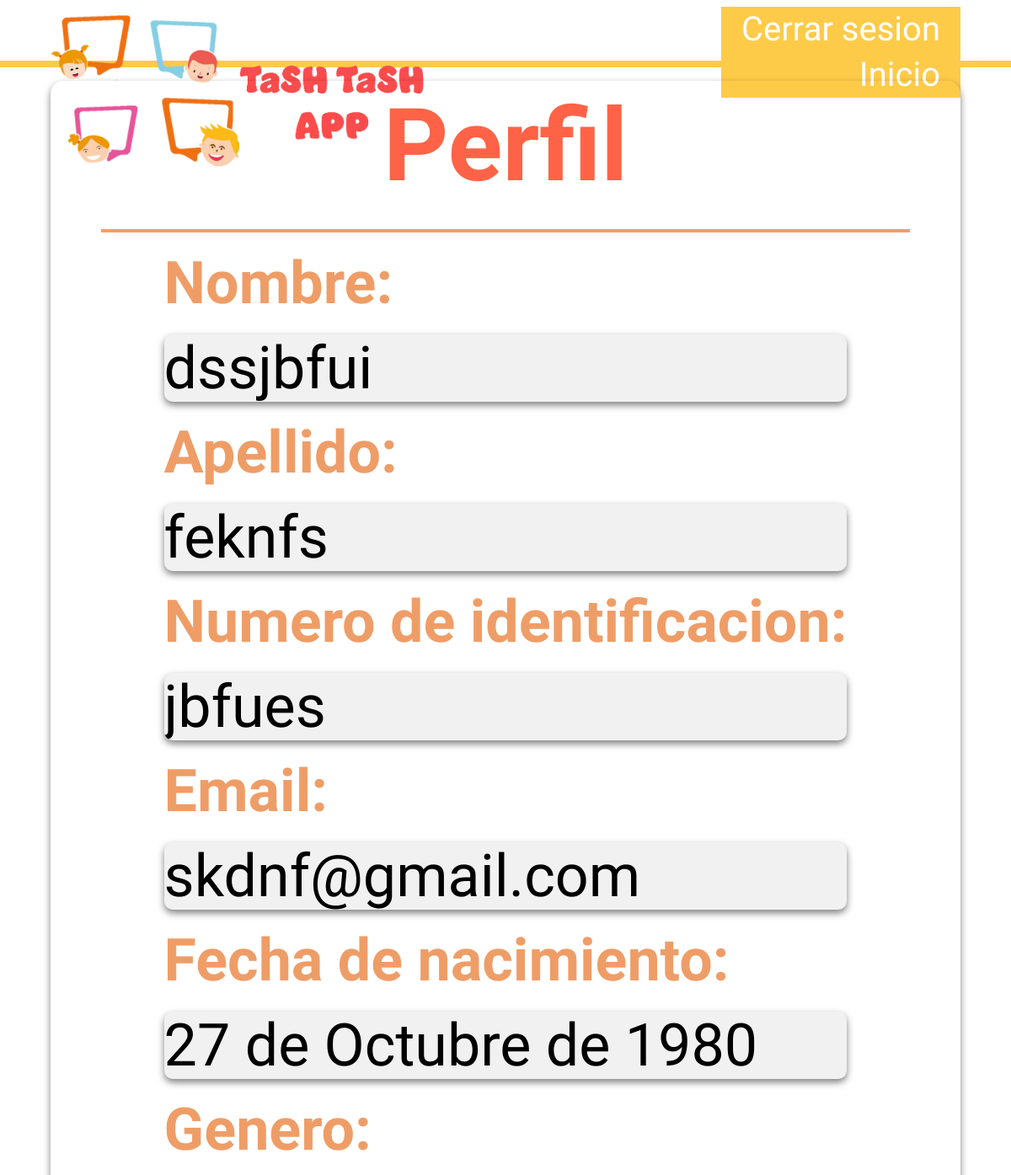
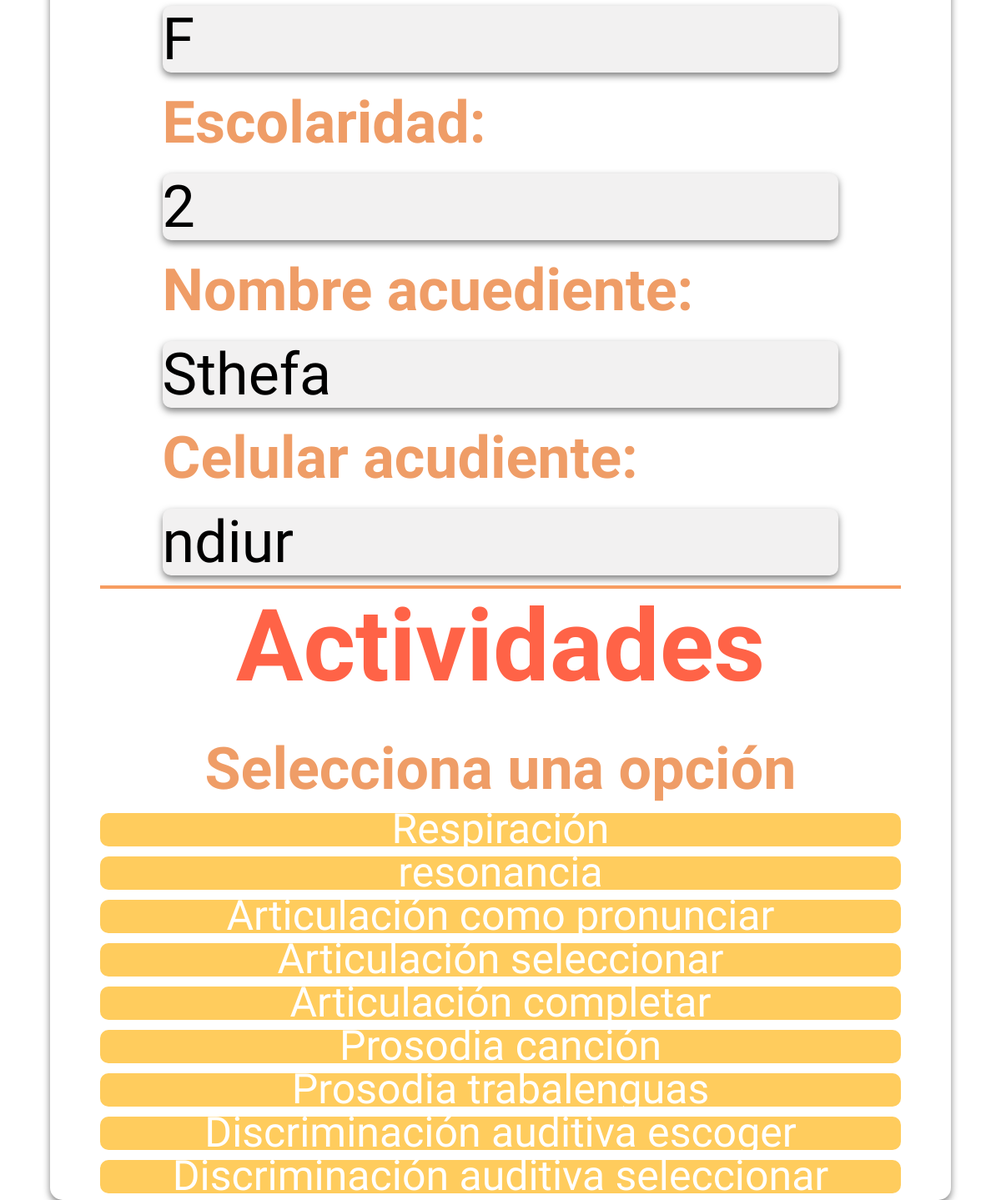
The page /perfil/perfil/ (signed in) on the database its author committed (2 pictures, top to bottom).
### perfil/models.py (models this page shows, shortened)
class perfil_info(models.Model):
    username = models.OneToOneField(User, on_delete=models.CASCADE)
    numero_de_idetificacion = models.TextField(max_length=100, verbose_name="Número de identificación")
    nombre = models.TextField(max_length=100, verbose_name="Nombre")
    apellido = models.TextField(max_length=100, verbose_name="Apellido")
    email = models.TextField(max_length=100, verbose_name="Email")
    fecha_de_nacimiento = models.DateField(verbose_name="Fecha de nacimiento")
    genero = models.TextField(max_length=100, verbose_name="Género")
    escolaridad = models.TextField(max_length=100, verbose_name="Escolaridad")
    nombre_acudiente = models.TextField(max_length=50, verbose_name="Nombre del acudiente", null=True)
    telefono_acudiente = models.TextField(max_length=20, verbose_name="Teléfono del acudiente", null=True)

### perfil/views.py (the view)
# urls.py: path('perfil/', PerfilView.as_view(), name='perfil'),
class PerfilView(LoginRequiredMixin, View):
    template_name = 'perfil/perfil.html'
    context_object_name = 'users'
    def get(self, request):
        user = User.objects.filter(username=self.request.user.username).first()
        perfil = perfil_info.objects.filter(username=user).first()
        if perfil:
            return render(request, self.template_name, {'perfil': perfil})
        else:
            return render(request, 'perfil/perfil_sin_datos.html', {'error': 'Perfil no encontrado'})

### perfil/templates/perfil/perfil.html (shortened to what this page needs)
{% extends "base.html" %}
{% load static %}
{% block extra_styles %}
    <link rel="stylesheet" href="{% static 'css/styles_perfil_i.css' %}">
{% endblock extra_styles %}
{% block content %}
<div class="content">
    <h2>Perfil</h2>
    <div class="barra" >
    </div>
    <div class "datos">
    <div>
        <h3>Nombre:</h3>
        <p>{{perfil.nombre}}</p>
    </div>
    <div>
        <h3>Apellido:</h3>
        <p>{{perfil.apellido}}</p>
    </div>
        <div>
            <h3>Numero de identificacion:</h3>
            <p>{{perfil.numero_de_idetificacion}}</p>
        </div>
        <div>
            <h3>Email:</h3>
            <p>{{perfil.email}}</p>
        </div>
        <div>
            <h3>Fecha de nacimiento:</h3>
            <p>{{perfil.fecha_de_nacimiento}}</p>
        </div>
        <div>
            <h3>Genero:</h3>
            <p>{{perfil.genero}}</p>
        </div>
        <div>
            <h3>Escolaridad:</h3>
            <p>{{perfil.escolaridad}}</p>
        </div>
        <div>
            <h3>Nombre acuediente:</h3>
            <p>{{perfil.nombre_acudiente}}</p>
        </div>
        <div>
            <h3>Celular acudiente:</h3>
            <p>{{perfil.telefono_acudiente}}</p>
        </div>
    </div>
    <div class="barra" >
    </div>
    <h2>Actividades</h2>
    <h3>Selecciona una opción</h3>
    <ul class="lista">
        <li><a href="{% url "respiracion_instrucciones" %}">Respiración</a></li>
        <li><a href="{% url "resonancia" %}">resonancia</a></li>
        <li><a href="{% url "menu_articulacion_pronunciar" %}">Articulación como pronunciar</a></li>
        <li><a href="{% url "menu_articulacion_seleccion" %}">Articulación seleccionar</a></li>
        <li><a href="{% url "menu_articulacion_completar"  %}">Articulación completar</a></li>
        <li><a href="{% url "prosodia_cancion" %}">Prosodia canción</a></li>
        <li><a href="{% url "prosodia_trabalenguas" %}">Prosodia trabalenguas</a></li>
        <li><a href="{% url "discriminacion_auditiva_escoger" %}">Discriminación auditiva escoger</a></li>
        <li><a href="{% url "discriminacion_auditiva_seleccionar" %}">Discriminación auditiva seleccionar</a></li>
    </ul>
</div>
{% endblock content %}

### static/css/base.css (style rules this page uses)
:root { --color-titulo: #ff6347; --color-subtitulo: #ff8800; --color-parrafo: #555; --color-destacado: #ff0015; --font-size-titulo: 12rem; --font-size-subtitulo: 7rem; --font-size-parrafo: 6rem; --font-size-destacado: 8rem; }
* { margin: 0; padding: 0; box-sizing: border-box; font-family: "Concert One", cursive; }
html { font-size: 62.5%; }
.content { width: 90vw; border-radius: 15px; margin-top: 2vh; padding: 1vh 5vw; box-shadow: 0 4px 8px rgba(0, 0, 0, 0.5); display: flex; flex-direction: column; align-items: center; justify-content: space-evenly; }

### perfil/static/css/styles_perfil_i.css (style rules this page uses)
li { width: 80vw; height: 5vh; margin-top: 1.5vh; font-size: 5rem; text-decoration: none; color: rgb(255, 255, 255); background-color: #ffcc5d; border-radius: 10px; display: flex; justify-content: center; align-items: center; }
a { text-decoration: none; color: var(--color-texto); }
ul { list-style-type: none; }
h2 { color: var(--color-titulo); font-size: var(--font-size-titulo); margin-bottom: 1.5vw; text-align: center; }
h3 { color: #ef9d67; font-size: var(--font-size-subtitulo); text-align: left; margin-top: 20px; text-decoration: none; }
p { color: var(--color-texto); font-size: var(--font-size-subtitulo); text-align: left; margin-top: 20px; background-color: #f2f1f1; border-radius: 10px; box-shadow: 0 4px 8px rgba(0, 0, 0, 0.5); max-width: 80vw; overflow: hidden; white-space: nowrap; }
.barra { width: 80vw; height: 0.5vh; background-color: #f79d61; margin-top: 1.5vh; }

### rows shown on the page
perfil_info: nombre "dssjbfui", apellido "feknfs", numero_de_idetificacion "jbfues", email "skdnf@gmail.com", fecha_de_nacimiento "27 de Octubre de 1980", genero "F", escolaridad "2", nombre_acudiente "Sthefa", telefono_acudiente "ndiur"
